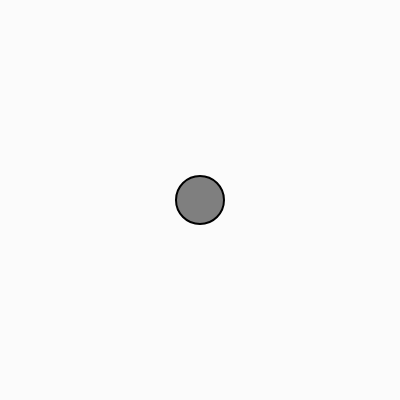
Frame 1 (no input)
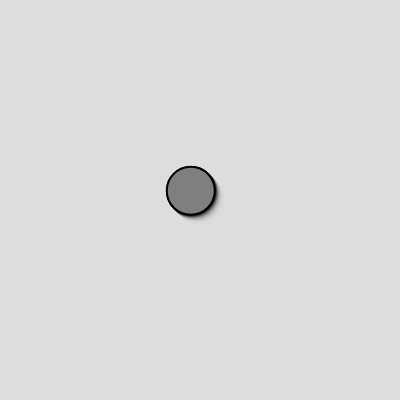
Frame 60 (no input)
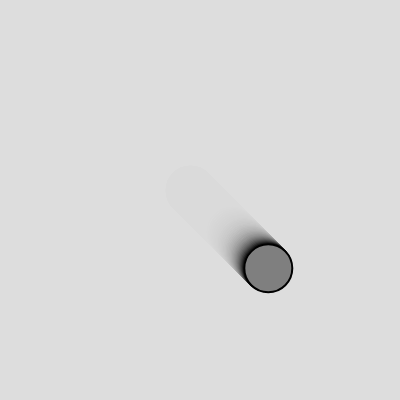
Frame 120 (the mouse pressed at the canvas centre since frame 60)

The p5.js sketch that drew these frames (run headless with seeded random() and noise() and a simulated clock; from frame 60 on, the mouse is pressed at the canvas centre):

// p5.js sketch
// ── sketch.js
class Mover {
  constructor() {
    this.position = createVector(width / 2, height / 2);
    this.velocity = createVector(0, 0);
    this.velocity.limit(1);
    this.acceleration = createVector(0,0);
    this.topSpeed = 10;
  }

  update() {
    let mouse = createVector(mouseX, mouseY)
    let direction = p5.Vector.sub(mouse, this.position)
    let distance = direction.mag()
    console.log(distance)
    direction.normalize()
    direction.mult(2/distance)
    console.log(direction.mag())
    this.acceleration = direction
    this.velocity.add(this.acceleration);
    this.limit(this.topSpeed);
    console.log(this.acceleration)
    console.log(this.velocity.mag())
    this.position.add(this.velocity);
  }

  show() {
    stroke(0);
    strokeWeight(2);
    fill(127);
    circle(this.position.x, this.position.y, 48);
  }

  checkEdges() {
    if (this.position.x > width) {
      this.position.x = width0;
    } else if (this.position.x < 0) {
      this.position.x = 0;
    }

    if (this.position.y > height) {
      this.position.y = height;
    } else if (this.position.y < 0) {
      this.position.y = 0;
    }
  }

  limit(max) {
    if (this.velocity.mag() > max) {
      this.velocity.normalize();
      this.velocity.mult(max);
    }
  }
}

let mover

function setup() {
  createCanvas(400, 400);

  mover = new Mover();
}

function draw() {
  background(220,30);

  mover.update();
  mover.checkEdges();
  mover.show();
}
